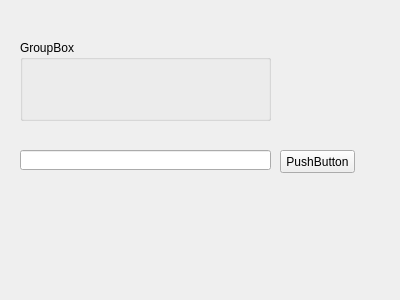
<?xml version="1.0" encoding="UTF-8"?>
<ui version="4.0">
 <class>GlobalSettingBackup</class>
 <widget class="QWidget" name="GlobalSettingBackup">
  <property name="geometry">
   <rect>
    <x>0</x>
    <y>0</y>
    <width>400</width>
    <height>300</height>
   </rect>
  </property>
  <property name="windowTitle">
   <string>Form</string>
  </property>
  <widget class="QGroupBox" name="groupBox">
   <property name="geometry">
    <rect>
     <x>20</x>
     <y>40</y>
     <width>251</width>
     <height>81</height>
    </rect>
   </property>
   <property name="title">
    <string>GroupBox</string>
   </property>
  </widget>
  <widget class="QLineEdit" name="lineEdit">
   <property name="geometry">
    <rect>
     <x>20</x>
     <y>150</y>
     <width>251</width>
     <height>20</height>
    </rect>
   </property>
  </widget>
  <widget class="QPushButton" name="pushButton">
   <property name="geometry">
    <rect>
     <x>280</x>
     <y>150</y>
     <width>75</width>
     <height>23</height>
    </rect>
   </property>
   <property name="text">
    <string>PushButton</string>
   </property>
  </widget>
 </widget>
 <resources/>
 <connections/>
</ui>
